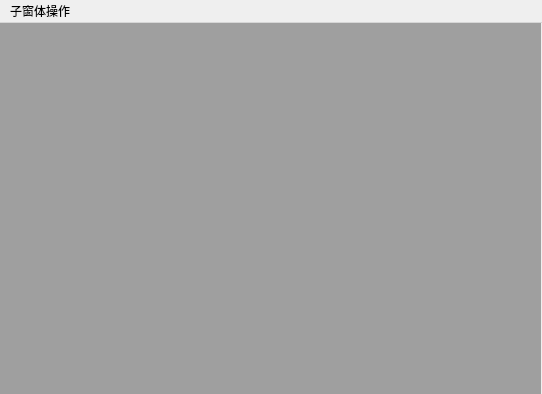
<?xml version="1.0" encoding="UTF-8"?>
<ui version="4.0">
 <class>MainWindow</class>
 <widget class="QMainWindow" name="MainWindow">
  <property name="geometry">
   <rect>
    <x>0</x>
    <y>0</y>
    <width>542</width>
    <height>394</height>
   </rect>
  </property>
  <property name="windowTitle">
   <string>MainWindow</string>
  </property>
  <widget class="QWidget" name="centralwidget">
   <widget class="QMdiArea" name="mdiArea">
    <property name="geometry">
     <rect>
      <x>0</x>
      <y>0</y>
      <width>541</width>
      <height>371</height>
     </rect>
    </property>
   </widget>
  </widget>
  <widget class="QMenuBar" name="menubar">
   <property name="geometry">
    <rect>
     <x>0</x>
     <y>0</y>
     <width>542</width>
     <height>23</height>
    </rect>
   </property>
   <widget class="QMenu" name="menu">
    <property name="title">
     <string>子窗体操作</string>
    </property>
    <addaction name="action_2"/>
    <addaction name="action_3"/>
    <addaction name="action_4"/>
   </widget>
   <addaction name="menu"/>
  </widget>
  <action name="action_2">
   <property name="text">
    <string>新建</string>
   </property>
  </action>
  <action name="action_3">
   <property name="text">
    <string>平铺显示</string>
   </property>
  </action>
  <action name="action_4">
   <property name="text">
    <string>级联显示</string>
   </property>
  </action>
 </widget>
 <resources/>
 <connections/>
</ui>
